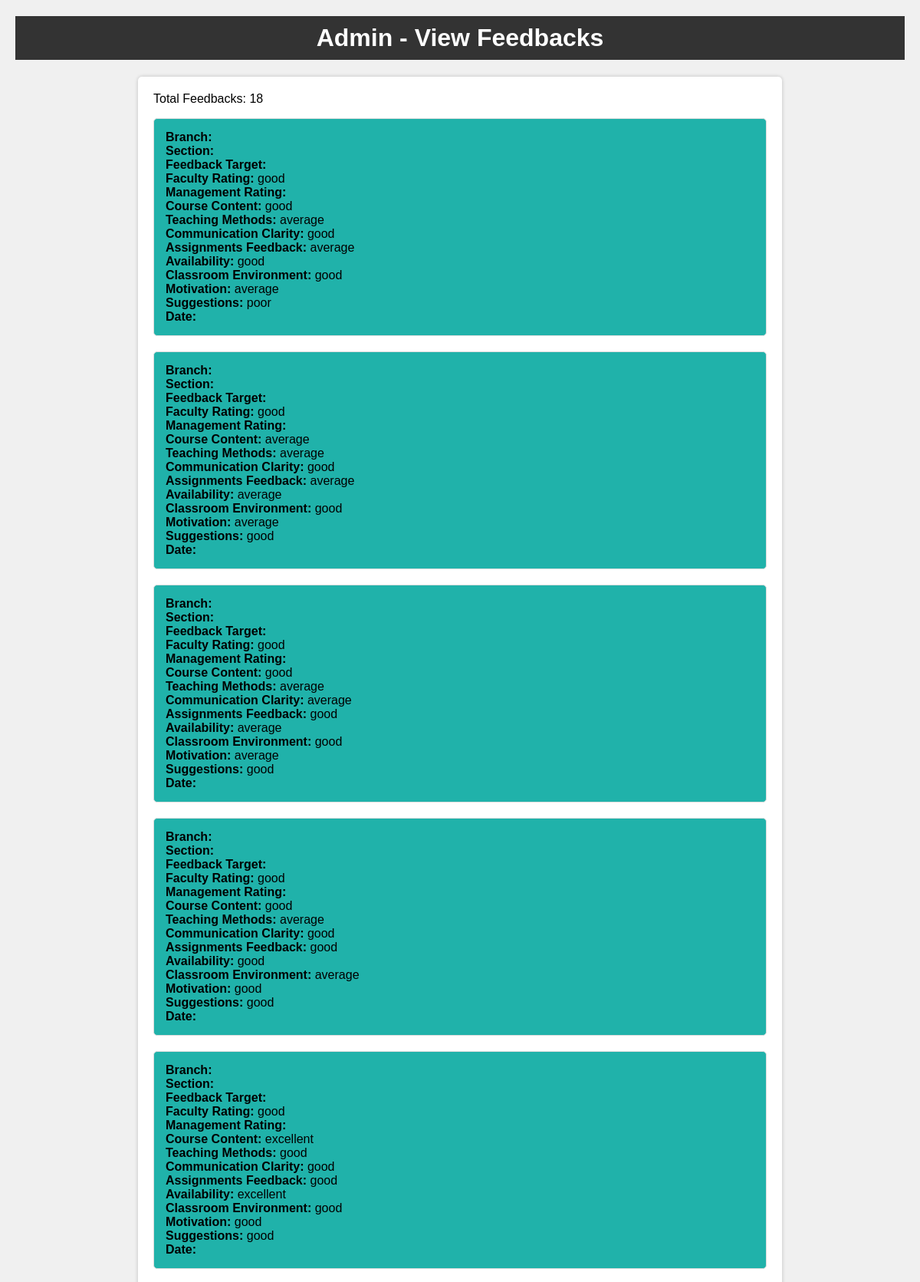
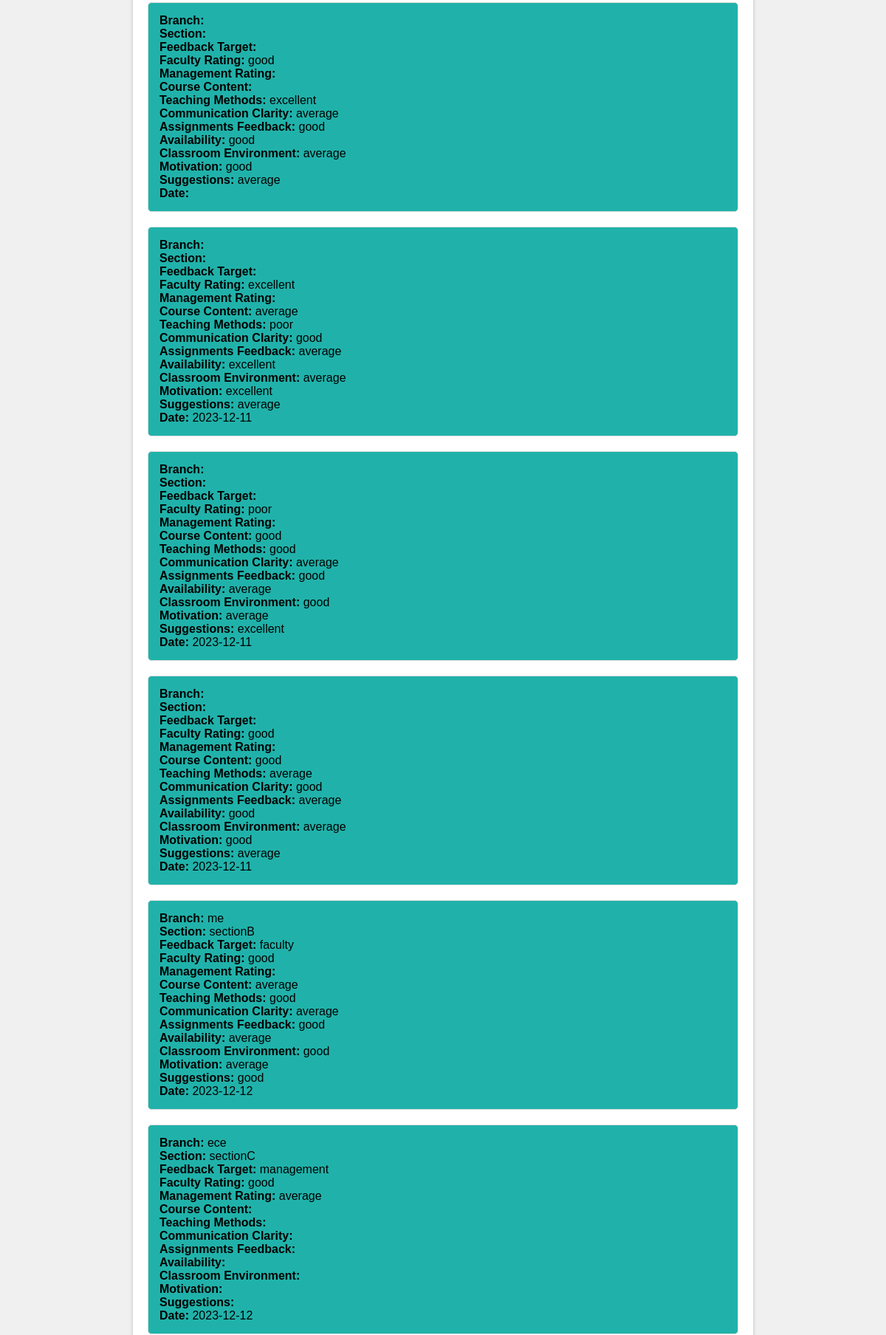
Page /viewfeedbacks.php (upper part) on the committed database (2 pictures, top to bottom).
### tables this page shows
CREATE TABLE `feedback` (
  `S_NO` int(100) NOT NULL,
  `branch` varchar(10) DEFAULT NULL,
  `section` varchar(10) DEFAULT NULL,
  `feedback_about` varchar(10) DEFAULT NULL,
  `faculty_rating` varchar(10) NOT NULL,
  `management_rating` varchar(10) DEFAULT NULL,
  `course_content` varchar(10) DEFAULT NULL,
  `teaching_methods` varchar(10) DEFAULT NULL,
  `communication_clarity` varchar(10) DEFAULT NULL,
  `assignments_feedback` varchar(10) DEFAULT NULL,
  `access_availability` varchar(10) DEFAULT NULL,
  `classroom_environment` varchar(10) DEFAULT NULL,
  `encouragement` varchar(10) DEFAULT NULL,
  `suggestions` varchar(10) DEFAULT NULL,
  `date` date DEFAULT NULL
);

### viewfeedbacks.php (the view, shortened to what this page needs)
<?php
$servername = "localhost";
$username = "root";
$password = "";
$dbname = "feedbacksystem";
$conn = new mysqli($servername, $username, $password, $dbname);
$sql = "SELECT * FROM feedback";
$result = $conn->query($sql);
?>
<!DOCTYPE html>
<html lang="en">
<head>
</head>
<body>
    <?php
    $totalFeedbacks = $result->num_rows;
    ?>
    <h1>Admin - View Feedbacks</h1>
    <div class="container">
    <div class="feedback-count">Total Feedbacks: <?php echo $totalFeedbacks; ?></div>
        <ul class="feedback-list">
            <?php
            if ($result->num_rows > 0) {
                while ($row = $result->fetch_assoc()) {
                    echo "<li class='feedback-item'>
                            <strong>Branch:</strong> {$row['branch']}<br>
                            <strong>Section:</strong> {$row['section']}<br>
                            <strong>Feedback Target:</strong> {$row['feedback_about']}<br>
                            <strong>Faculty Rating:</strong> {$row['faculty_rating']}<br>
                            <strong>Management Rating:</strong> {$row['management_rating']}<br>
                            <strong>Course Content:</strong> {$row['course_content']}<br>
                            <strong>Teaching Methods:</strong> {$row['teaching_methods']}<br>
                            <strong>Communication Clarity:</strong> {$row['communication_clarity']}<br>
                            <strong>Assignments Feedback:</strong> {$row['assignments_feedback']}<br>
                            <strong>Availability:</strong> {$row['access_availability']}<br>
                            <strong>Classroom Environment:</strong> {$row['classroom_environment']}<br>
                            <strong>Motivation:</strong> {$row['encouragement']}<br>
                            <strong>Suggestions:</strong> {$row['suggestions']}<br>
                            <strong>Date:</strong> {$row['date']}<br>
                        </li>";
                }
            } else {
                echo "<li>No feedbacks found</li>";
            }
            ?>
        </ul>
    </div>
</body>
</html>

### viewfeedbacks.php (style rules this page uses)
body { font-family: Arial, sans-serif; margin: 20px; background-color: #f0f0f0; }
h1 { text-align: center; background-color: #333; color: #fff; padding: 10px; }
.container { max-width: 800px; margin: 0 auto; background-color: #fff; padding: 20px; border-radius: 5px; box-shadow: 0px 0px 5px rgba(0, 0, 0, 0.2); }
.feedback-list { list-style-type: none; padding: 0; }
.feedback-item { margin-bottom: 20px; border: 1px solid #ddd; padding: 15px; border-radius: 5px; background-color: #f9f9f9; }
.feedback-item { background-color: lightseagreen; }

### rows in the picture
feedback: faculty_rating "good", course_content "good", teaching_methods "average", communication_clarity "good", assignments_feedback "average", access_availability "good", classroom_environment "good", encouragement "average", suggestions "poor"
feedback: faculty_rating "good", course_content "average", teaching_methods "average", communication_clarity "good", assignments_feedback "average", access_availability "average", classroom_environment "good", encouragement "average", suggestions "good"
feedback: faculty_rating "good", course_content "good", teaching_methods "average", communication_clarity "average", assignments_feedback "good", access_availability "average", classroom_environment "good", encouragement "average", suggestions "good"
feedback: faculty_rating "good", course_content "good", teaching_methods "average", communication_clarity "good", assignments_feedback "good", access_availability "good", classroom_environment "average", encouragement "good", suggestions "good"
feedback: faculty_rating "good", course_content "excellent", teaching_methods "good", communication_clarity "good", assignments_feedback "good", access_availability "excellent", classroom_environment "good", encouragement "good", suggestions "good"
feedback: faculty_rating "good", teaching_methods "excellent", communication_clarity "average", assignments_feedback "good", access_availability "good", classroom_environment "average", encouragement "good", suggestions "average"
feedback: faculty_rating "excellent", course_content "average", teaching_methods "poor", communication_clarity "good", assignments_feedback "average", access_availability "excellent", classroom_environment "average", encouragement "excellent", suggestions "average", date "2023-12-11"
feedback: faculty_rating "poor", course_content "good", teaching_methods "good", communication_clarity "average", assignments_feedback "good", access_availability "average", classroom_environment "good", encouragement "average", suggestions "excellent", date "2023-12-11"
feedback: faculty_rating "good", course_content "good", teaching_methods "average", communication_clarity "good", assignments_feedback "average", access_availability "good", classroom_environment "average", encouragement "good", suggestions "average", date "2023-12-11"
feedback: branch "me", section "sectionB", feedback_about "faculty", faculty_rating "good", course_content "average", teaching_methods "good", communication_clarity "average", assignments_feedback "good", access_availability "average", classroom_environment "good", encouragement "average", suggestions "good", date "2023-12-12"
feedback: branch "ece", section "sectionC", feedback_about "management", faculty_rating "good", management_rating "average", date "2023-12-12"

### other values in the picture
$totalFeedbacks "18"
